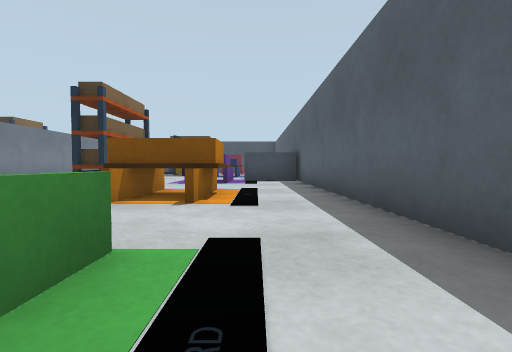
View 1 (above)

18 first-person views from a walk through a Webots world. The camera is 0.5 m above the floor, tilts 2° down and sees 85° across. The floor is counted in squares, 1 m on a side. Each view is taken from the middle of a square. On the plan, view 1 faces up. The plan holds only what a view shows up to about 9 squares ahead; the rest is blank. The robots in the file are not drawn.

View 2
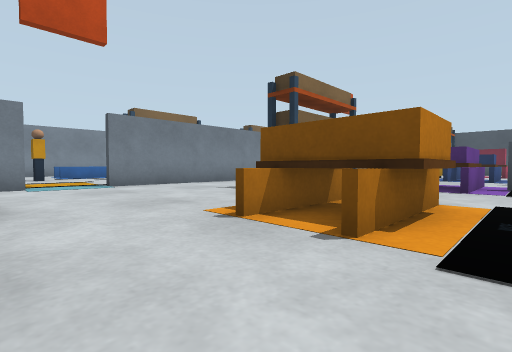

View 3
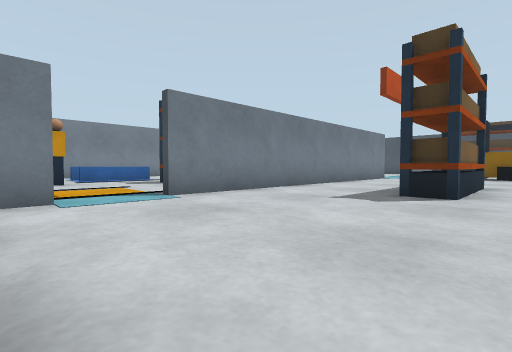

View 4
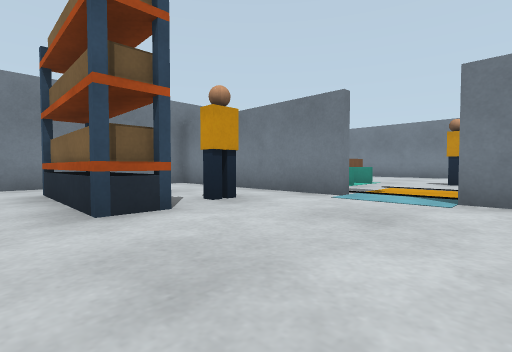

View 5
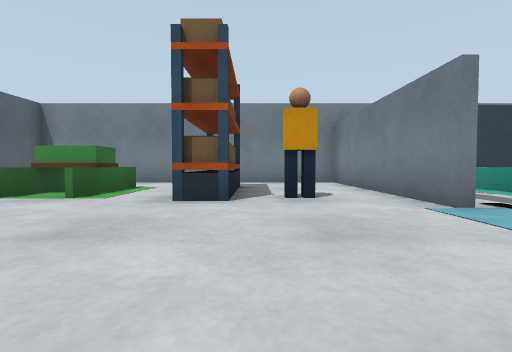

View 6
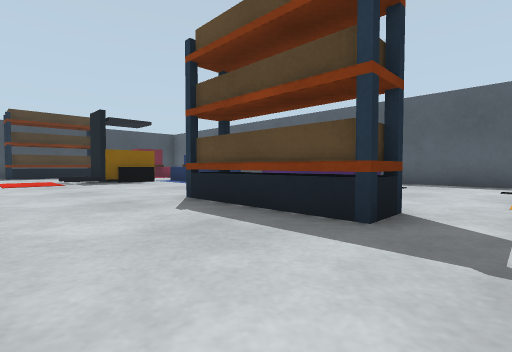

View 7
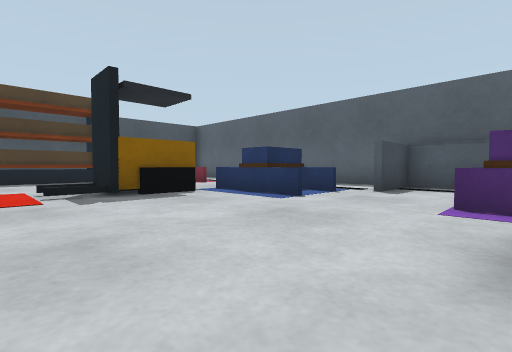

View 8
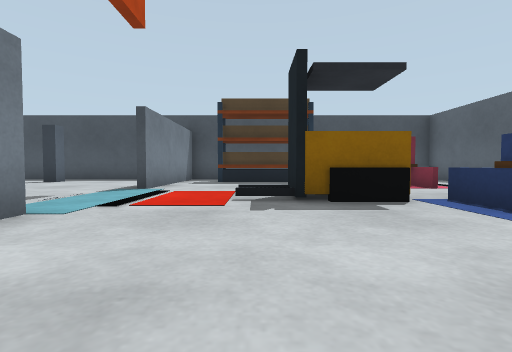

View 9
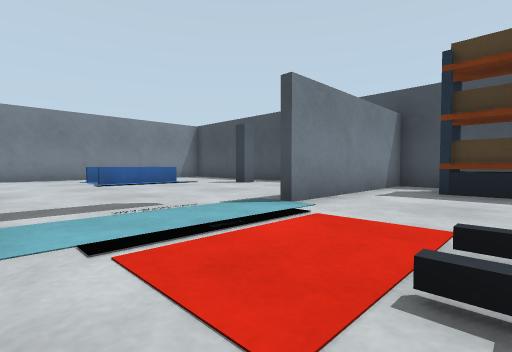

View 10
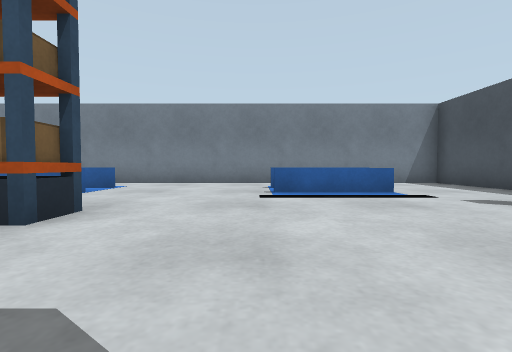

View 11
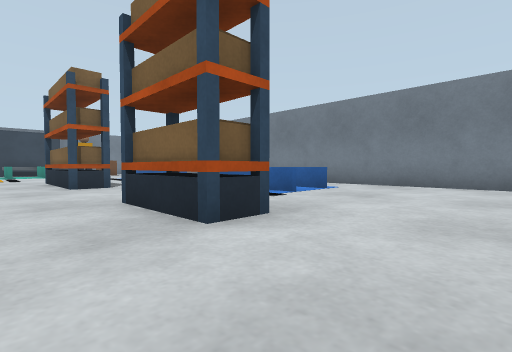

View 12
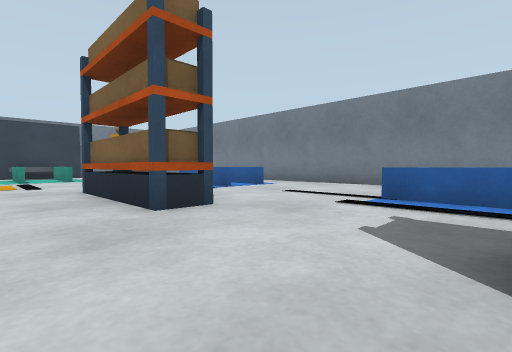

View 13
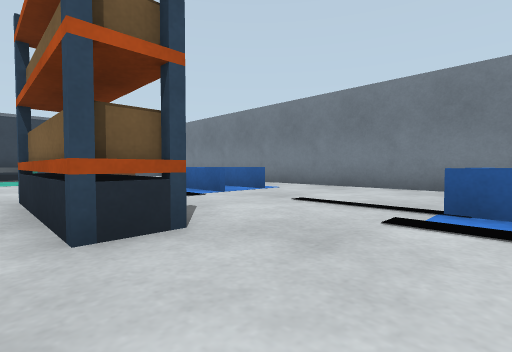

View 14
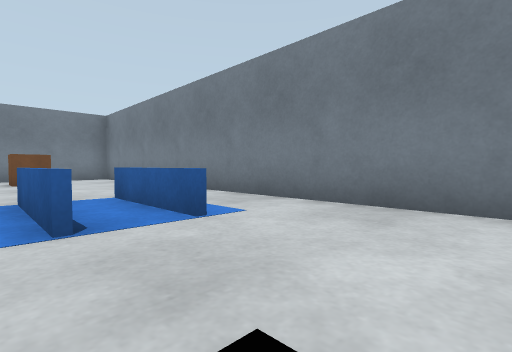

View 15
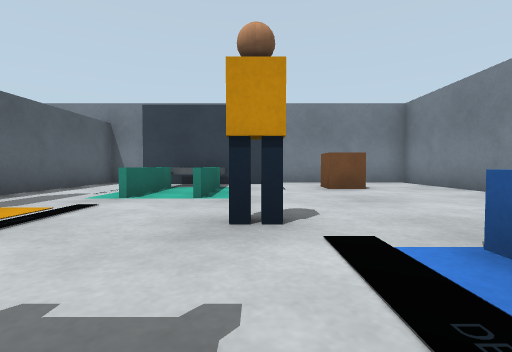

View 16
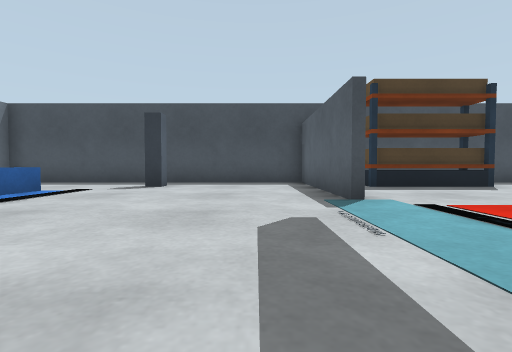

View 17
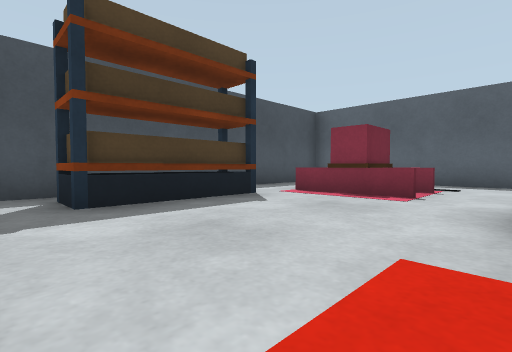

View 18
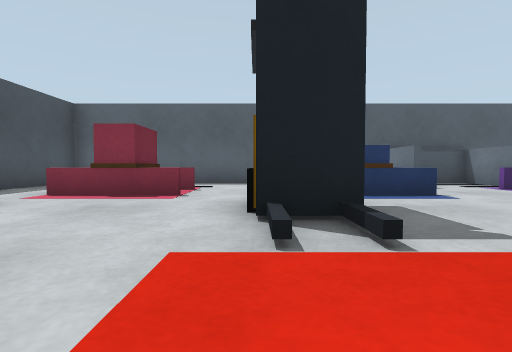

### Floor plan
Points are (right, up) in squares from view 1. A wall is a line through its corners. A room is listed if a view was taken in it or the views show most of it. See-through windows are left out.
Room 1 (views 1, 2, 3, 4, 5, 6, 7, 8, 9, 10, 11, 12, 13, 14, 15, 16, 17, 18)
walls: (-7.4, 10.5) (-7.4, 4.2); (-7.4, 14) (-7.4, 13.5); (-7.4, 2.8) (-7.4, -2.5); (-7.6, 17) (-7.6, 21.5); (1.5, 1.6) (1.5, 21.5) (-16.5, 21.5) (-16.5, -2.5) (-12.8, -2.5); (-7.6, -2.5) (-7.6, 1.2); (-8.6, -2.5) (1.5, -2.5) (1.5, -1); (-7.4, 21.6) (-7.4, 17)
low walls: (-0.4, 9.9) (1.2, 9.9) (1.2, 12.1) (-0.5, 12.1); (-13.4, 6.8) (-13.4, 4.2); (-0.4, 12.3) (0.9, 12.3); (-13.4, 12.8) (-13.4, 10.2); (-14.5, 6.8) (-14.5, 4.4); (-14.5, 12.8) (-14.5, 10.5); (-14.5, 16.8) (-14.5, 16.2); (-13.4, 18.8) (-13.4, 16.2)
objects: crate (-14, -1) to (-14, 0); blue box (-12, -2); person (-12, 3); pillar (-12, 20); conveyor (-11, -2) to (-10, -1); cyan box (-11, 0) to (-11, 1); blue post (-11, 6); brown box (-11, 7) to (-11, 8); blue post (-11, 9); blue post (-11, 12); brown box (-11, 13); blue post (-11, 14); cyan box (-10, 0) to (-10, 1); blue post (-10, 6); blue post (-10, 9); blue post (-10, 12); blue post (-10, 14); blue box (-9, -2); person (-6, 1); blue post (-6, 20); blue post (-6, 21); blue post (-5, -1); blue post (-5, 2); blue post (-5, 7); blue post (-5, 10); brown box (-5, 20) to (-4, 21); blue post (-4, -1); brown box (-4, 0) to (-4, 1); blue post (-4, 2); blue post (-4, 7); brown box (-4, 8) to (-4, 9); blue post (-4, 10); other object (-4, 15) to (-3, 16); blue post (-3, 20); blue post (-3, 21); green box (-2, 0) to (-2, 1); orange box (-2, 4); other object (-2, 5) to (-1, 5); orange box (-2, 6); purple box (-2, 9) to (-2, 10); blue box (-2, 13) to (-2, 15); red box (-2, 18) to (-2, 19); green box (-1, 0) to (-1, 1); orange box (-1, 4); orange box (-1, 6); purple box (-1, 9) to (-1, 10); blue box (-1, 13) to (-1, 15); red box (-1, 18) to (-1, 19)

Positions as (right, up) in squares from view 1, and headings:
1: (0, 0), facing up
2: (0, 2), facing up-left
3: (-3, 2), facing up-left
4: (-3, 5), facing down-left
5: (-5, 6), facing down
6: (-7, 6), facing up-right
7: (-6, 10), facing up-right
8: (-5, 11), facing up
9: (-5, 14), facing up-left
10: (-8, 16), facing left
11: (-9, 16), facing down-left
12: (-9, 12), facing down-left
13: (-10, 11), facing down-left
14: (-13, 9), facing down-left
15: (-12, 6), facing down
16: (-9, 13), facing up
17: (-7, 16), facing up-right
18: (-7, 16), facing right
